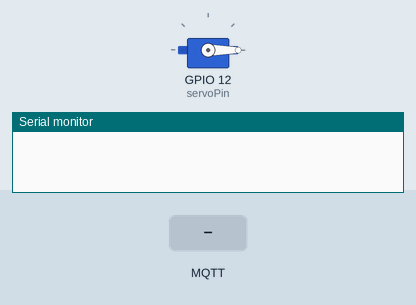
The sketch below on a simulated ESP32. On the bench: servo, the last lines printed to the serial monitor. The test bench sets the inputs (shaded band). No MQTT or app messages arrive unless stated.

Above: at 3.2 s.
3.3 s: MQTT message "true" arrives on the first subscribed topic
5.0 s: MQTT message "false" arrives on the first subscribed topic
At 5.9 s:
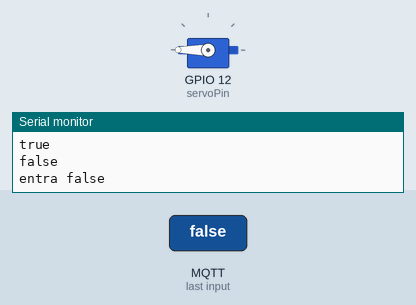
6.5 s: MQTT message "1" arrives on the first subscribed topic
Timing chart, 0 to 9.5 s (numbered marks = the images above; inputs shaded):
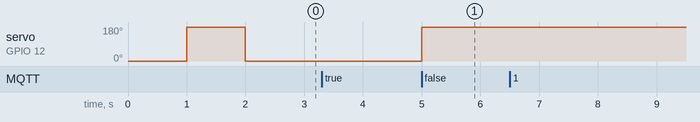

The sketch:

acel_2_actuadores.ino
```cpp
#include <EspMQTTClient.h>
#include <ESP32Servo.h>

EspMQTTClient client(
  "P_Capstone", // nombre de la red
  "PCapstone1", // contraseña
  "192.168.0.102",  // dirección del broker
  "",   // omitir
  "",   // omitir
  "nodo_MPU6050" // nombre del cliente
);

Servo myservo;
int servoPin = 12;
int edo_act;

void onConnectionEstablished() {

  client.subscribe("capstone/actuador_agua", [] (const String &payload)  {
    Serial.println(payload);
    if((payload.equals("true"))&&(edo_act==0))
    {
      Serial.println("entra true");
      edo_act=1;
      myservo.write(0);
    }
    if((payload.equals("false"))&&(edo_act==1))
    {
      Serial.println("entra false");
      edo_act=0;
      myservo.write(180);
    }
  });
}

void onMessageReceived(const String& topic, const String& message) {
  Serial.println(topic + ": " + message);

}

void setup()
{

   ESP32PWM::allocateTimer(0);
   ESP32PWM::allocateTimer(1);
   ESP32PWM::allocateTimer(2);
   ESP32PWM::allocateTimer(3);
   myservo.setPeriodHertz(50);    // standard 50 hz servo
   myservo.attach(servoPin, 1000, 2000);
   myservo.write(0);
   delay(1000);
   myservo.write(180);
   delay(1000);
   myservo.write(0);
   edo_act=1;
   Serial.begin(115200);
}
void loop()
{
   client.loop();
}
```

Measured:
- after the input at 5.0 s, servo on GPIO 12 (servoPin): 0° → 180° at once
